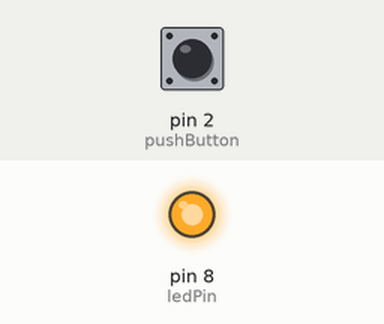
A sketch run on a simulated Arduino Uno, built with avr-gcc and run on an emulated ATmega328P. Parts: output pins drawn as LEDs (lit = HIGH). The inputs (shaded band) are chosen by the test bench; at power-on: pin 2 (pushButton) HIGH.

Above: at 1.2 s.
1.3 s: pin 2 (pushButton) pulled LOW for 0.15 s
At 2.1 s:
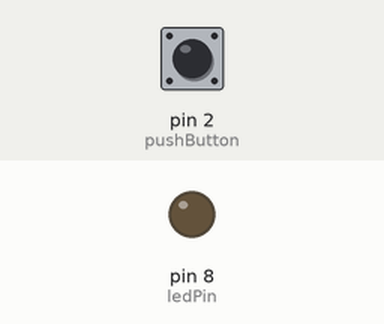
2.9 s: pin 2 (pushButton) pulled LOW for 1 s
At 4.6 s:
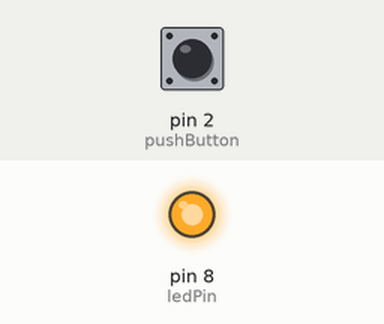
5.4 s: pin 2 (pushButton) pulled LOW for 3.2 s
At 9.4 s:
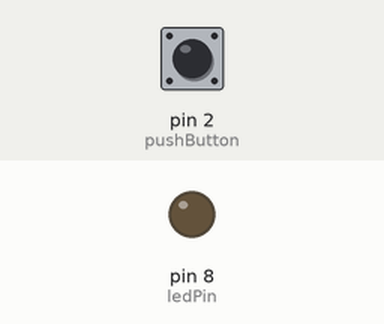
Timing chart, 0 to 10.9 s (numbered marks = the images above; inputs shaded):
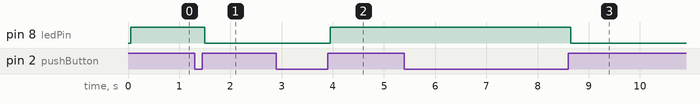

The sketch:

LED_button_debuncer.ino
```cpp
const int pushButton = 2;
const int ledPin = 8;
const int debounceInterval = 50;

int lastDebounceTimer = 0;

bool buttonState = LOW;
bool ledState = LOW;
bool lastReading = LOW;
bool reading = LOW;

void setup()
{
  pinMode(pushButton, INPUT_PULLUP);
  pinMode(ledPin, OUTPUT);
  Serial.begin(9600);
}

void loop()
{
  reading = digitalRead(pushButton);

  if (reading != lastReading)
  {
    lastDebounceTimer = millis();
  }

  if (millis() - lastDebounceTimer > debounceInterval)
  {
    if (reading != buttonState)
    {
      buttonState = reading;
      if (buttonState == HIGH)
      {
        ledState = !ledState;
      }
      digitalWrite(ledPin, ledState);
    }
  }

  lastReading = reading;
}
```

Measured:
- after the input at 1.3 s, pin 8 (ledPin): HIGH → LOW after 0.20 s
- after the input at 2.9 s, pin 8 (ledPin): LOW → HIGH after 1.1 s
- after the input at 5.4 s, pin 8 (ledPin): HIGH → LOW after 3.3 s
